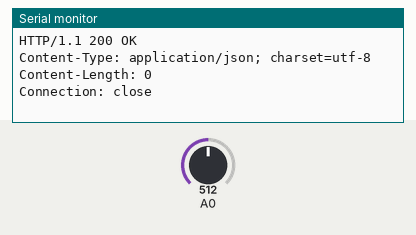
Bench run of a sketch on a simulated ESP8266 (NodeMCU). On the bench: the last lines printed to the serial monitor. The inputs (shaded band) are chosen by the test bench; at power-on: A0 = 512. Uploads are accepted with an empty reply.

Above: at 2.7 s.
2.8 s: A0 set to 716
At 4.24 s:
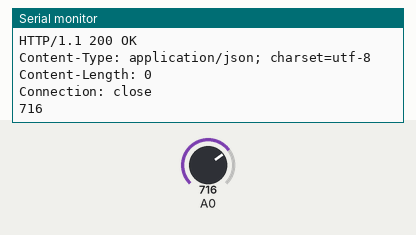
6.1 s: A0 set to 900
At 7.19 s:
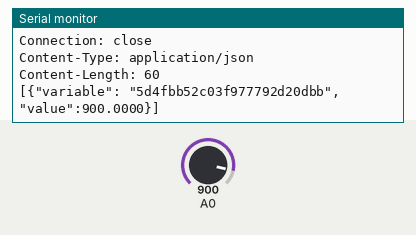
Timing chart, 0 to 9.1 s (numbered marks = the images above; inputs shaded):
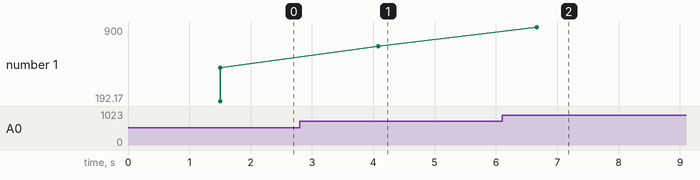

The sketch:

MQ2_gas_sensor.ino
```cpp
#include <UbidotsMicroESP8266.h>
#define TOKEN "A1E-Te2b3cnIbDMMGCjzkDYDcUb9ddUtnP"
#define GAS "5d4fbb52c03f977792d20dbb"
#define WIFISSID "sivant"
#define PASSWORD "9994532266"
Ubidots client(TOKEN);
void setup() {
Serial.begin(115200);
client.wifiConnection(WIFISSID,PASSWORD);
pinMode(A0,INPUT);
Serial.begin(9600);
}

void loop() {
int x=analogRead(A0);
Serial.println(x);
client.add(GAS,x);
client.sendAll(false);
delay(2000);

}
```

Measured:
- after the input at 2.8 s, the serial monitor: prints a new line after 1.3 s (image 1)
- after the input at 6.1 s, the serial monitor: prints a new line after 0.57 s (image 2)
- plotted number 1: 512 → 716 after the input at 2.8 s, 716 → 900 after the input at 6.1 s
